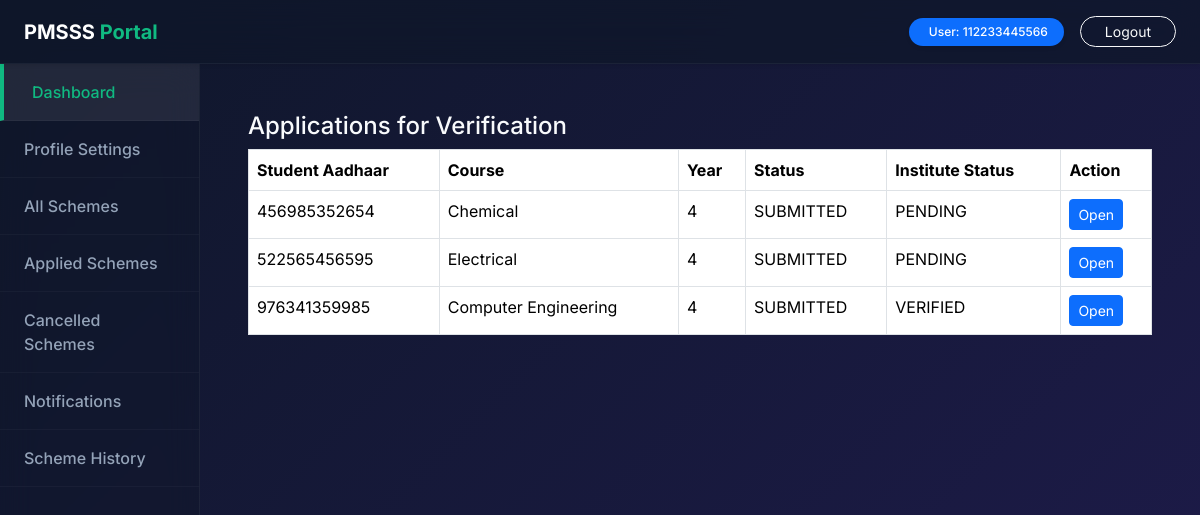
Page /institute/applications/ (signed in) on the earlier database version.
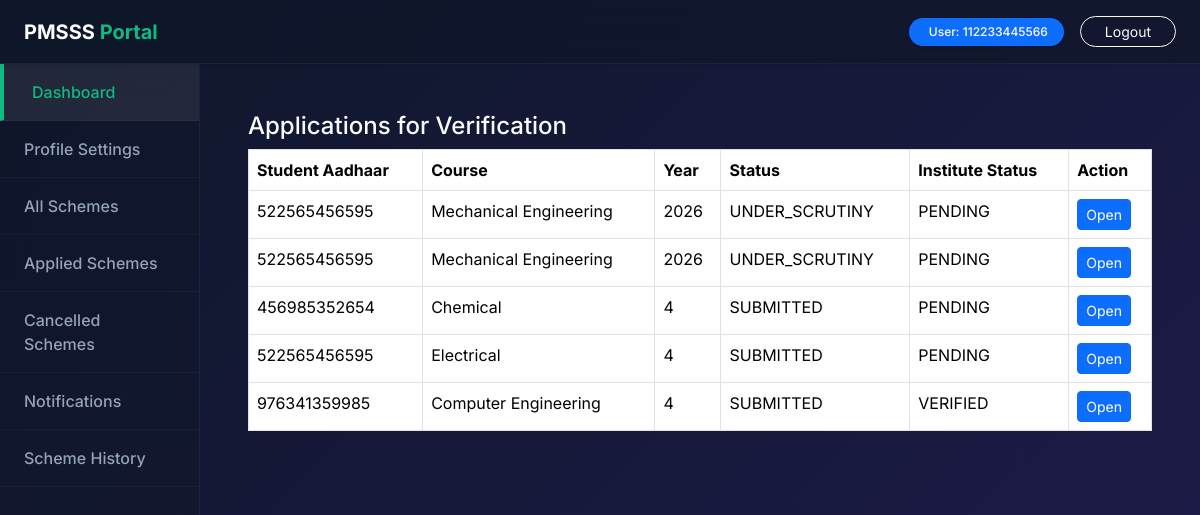
Same page on the later database version.
### accounts/models.py (models this page shows)
class User(AbstractBaseUser, PermissionsMixin):
    ROLE_CHOICES = (
        ("STUDENT", "Student"),
        ("INSTITUTE", "Institute"),
        ("OFFICER", "Officer"),
        ("ADMIN", "Admin"),
    )
    id = models.UUIDField(primary_key=True, default=uuid.uuid4, editable=False)
    aadhaar = models.CharField(max_length=12, unique=True)
    role = models.CharField(max_length=20, choices=ROLE_CHOICES)
    is_active = models.BooleanField(default=True)
    is_staff = models.BooleanField(default=False)
    objects = UserManager()
    USERNAME_FIELD = "aadhaar"

### applications/models.py (models this page shows)
class ScholarshipApplication(models.Model):
    STATUS_CHOICES = (
        ("DRAFT", "Draft"),
        ("SUBMITTED", "Submitted"),
        ("UNDER_SCRUTINY", "Under Scrutiny"),
        ("APPROVED", "Approved"),
        ("REJECTED", "Rejected"),
        ("CANCELLED", "Cancelled"),
        ("GIVEUP", "Give Up"),
    )
    id = models.UUIDField(primary_key=True, default=uuid.uuid4, editable=False)
    student = models.ForeignKey(User, on_delete=models.CASCADE)
    course = models.CharField(max_length=100)
    institute_name = models.CharField(max_length=200)
    year = models.IntegerField()
    status = models.CharField(max_length=30, choices=STATUS_CHOICES, default="DRAFT")
    created_at = models.DateTimeField(auto_now_add=True)

### institutes/models.py (models this page shows, shortened)
class InstituteVerification(models.Model):
    application = models.OneToOneField(
        ScholarshipApplication,
        on_delete=models.CASCADE
    )
    institute = models.ForeignKey(
        Institute,
        on_delete=models.CASCADE
    )
    STATUS_CHOICES = (
        ("PENDING", "Pending"),
        ("VERIFIED", "Verified"),
        ("REJECTED", "Rejected"),
    )
    status = models.CharField(
        max_length=20,
        choices=STATUS_CHOICES,
        default="PENDING"
    )
    remarks = models.TextField(blank=True, null=True)
    verified_at = models.DateTimeField(auto_now=True)

### institutes/views.py (the view)
# urls.py: path("institute/applications/", institute_applications, name="institute_applications"),
@login_required
def institute_applications(request):
    institute, redirect_response = _get_institute_or_redirect(request)
    if redirect_response:
        return redirect_response
    apps = ScholarshipApplication.objects.filter(
        institute_name=institute.institute_name,
        status__in=["UNDER_SCRUTINY", "SUBMITTED"],
    ).order_by("-created_at")
    verifications_by_app_id = {
        v.application_id: v
        for v in InstituteVerification.objects.filter(institute=institute, application__in=apps)
    }
    rows = [(app, verifications_by_app_id.get(app.id)) for app in apps]
    return render(request, "institute/applications.html", {
        "rows": rows,
    })

### institutes/views.py (called while the page is built)
def _get_institute_or_redirect(request):
    if getattr(request.user, "role", None) != "INSTITUTE":
        return None, redirect("home")
    institute = Institute.objects.filter(user=request.user).first()
    if institute is None:
        messages.error(
            request,
            "Institute profile not found. Please complete institute registration first.",
        )
        return None, redirect("home")
    return institute, None

### templates/institute/applications.html
{% extends "layout/base.html" %}
{% block content %}
<h4>Applications for Verification</h4>
<table class="table table-bordered bg-white">
  <tr>
    <th>Student Aadhaar</th>
    <th>Course</th>
    <th>Year</th>
    <th>Status</th>
    <th>Institute Status</th>
    <th>Action</th>
  </tr>
  {% for a, v in rows %}
  <tr>
    <td>{{ a.student.aadhaar }}</td>
    <td>{{ a.course }}</td>
    <td>{{ a.year }}</td>
    <td>{{ a.status }}</td>
    <td>
      {% if v %}{{ v.status }}{% else %}PENDING{% endif %}
    </td>
    <td>
      <a class="btn btn-sm btn-primary" href="{% url 'institute_verify_application' a.id %}">Open</a>
    </td>
  </tr>
  {% empty %}
  <tr><td colspan="6">No applications pending.</td></tr>
  {% endfor %}
</table>
{% endblock %}

### templates/layout/base.html (shortened to what this page needs)
{% load static %}
<!DOCTYPE html>
<html lang="en">
<head>
<link href="https://cdn.jsdelivr.net/npm/bootstrap@5.3.2/dist/css/bootstrap.min.css" rel="stylesheet">
<link rel="stylesheet" href="{% static 'css/style.css' %}">
</head>
<body class="bg-gradient-modern m-0 p-0">
<div class="top-nav-glass text-white p-3 px-4 d-flex justify-content-between align-items-center sticky-top shadow-sm">
    <a href="/" class="text-decoration-none"><span class="fs-5 fw-bold text-white">PMSSS <span class="text-accent">Portal</span></span></a>
    <div class="d-flex align-items-center">
        <span class="badge bg-primary px-3 py-2 rounded-pill shadow-sm fw-medium d-none d-md-block">
             User: {{ request.user.aadhaar }}
        </span>
        <a href="/login/" class="btn btn-sm btn-outline-light ms-3 rounded-pill px-4">Logout</a>
    </div>
</div>
<div class="container-fluid p-0">
    <div class="row g-0">
        <div class="col-md-3 col-lg-2 glass-sidebar">
            <a href="{% url 'student_home' %}" class="active">Dashboard</a>
            <a href="{% url 'profile_personal' %}">Profile Settings</a>
            <a href="{% url 'all_schemes' %}">All Schemes</a>
            <a href="{% url 'my_applied' %}">Applied Schemes</a>
            <a href="{% url 'my_cancelled' %}">Cancelled Schemes</a>
            <a href="{% url 'notifications' %}">Notifications</a>
            <a href="{% url 'scheme_history' %}">Scheme History</a>
        </div>
        <div class="col-md-9 col-lg-10 p-4 p-md-5 fade-in dashboard-content">
            {% block content %}{% endblock %}
        </div>
    </div>
</div>
</body>
</html>

### static/css/style.css (style rules this page uses)
:root { --font-family-sans: 'Inter', system-ui, -apple-system, sans-serif; --color-primary: #4F46E5; --color-primary-dark: #3730A3; --color-accent: #10B981; --color-accent-dark: #059669; --bg-gradient-start: #0f172a; --bg-gradient-end: #1e1b4b; --bg-gradient-accent: #312e81; --glass-bg: rgba(255, 255, 255, 0.05); --glass-border: rgba(255, 255, 255, 0.1); --glass-shadow: 0 8px 32px 0 rgba(0, 0, 0, 0.37); --glass-blur: blur(12px); --text-main: #f8fafc; --text-muted: #94a3b8; }
body { font-family: var(--font-family-sans); color: var(--text-main); min-height: 100vh; margin: 0; display: flex; flex-direction: column; }
.bg-gradient-modern { background: linear-gradient(135deg, var(--bg-gradient-start), var(--bg-gradient-end), var(--bg-gradient-accent)); background-size: 200% 200%; animation: gradientFlow 15s ease infinite; }
.text-accent { color: var(--color-accent) !important; }
.fade-in { animation: fadeIn 0.8s ease-out; }
a { color: var(--color-accent); text-decoration: none; transition: color 0.2s ease; }

### templates/layout/base.html (style rules this page uses)
.glass-sidebar { background: rgba(15, 23, 42, 0.4); backdrop-filter: blur(16px); -webkit-backdrop-filter: blur(16px); border-right: 1px solid rgba(255,255,255,0.05); min-height: calc(100vh - 66px); }
.glass-sidebar a { display: block; padding: 16px 24px; border-bottom: 1px solid rgba(255,255,255,0.03); text-decoration: none; color: var(--text-muted); transition: all 0.25s ease; font-weight: 500; }
.glass-sidebar a:hover, .glass-sidebar a.active { background: rgba(255, 255, 255, 0.08); color: var(--color-accent); padding-left: 28px; border-left: 4px solid var(--color-accent); }
.top-nav-glass { background: rgba(15, 23, 42, 0.7) !important; backdrop-filter: blur(16px); -webkit-backdrop-filter: blur(16px); border-bottom: 1px solid rgba(255,255,255,0.05); }

Differences in the rows shown:
added ScholarshipApplication: student.aadhaar "522565456595", course "Mechanical Engineering", year "2026", status "UNDER_SCRUTINY", shows "PENDING"
added ScholarshipApplication: student.aadhaar "522565456595", course "Mechanical Engineering", year "2026", status "UNDER_SCRUTINY", shows "PENDING"
